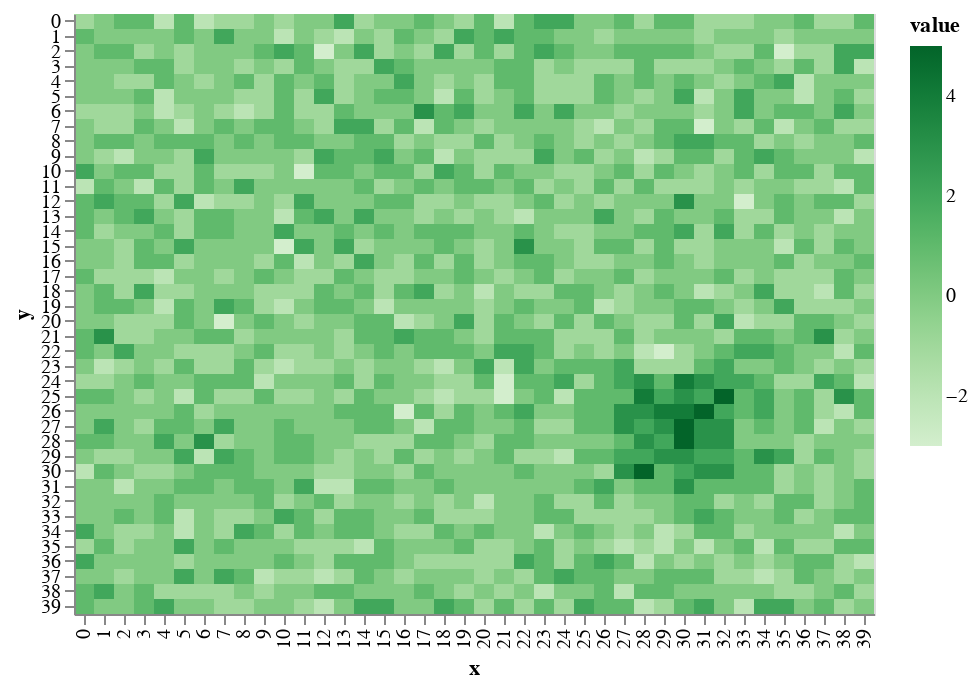

The code cell stored with this chart in its notebook:
### Markdown cell above
This makes a much more _natural_ looking mountain.

### Code cell
world.add_mountain(mdf)
draw.drawTerrainHeight(world.grid_elevation)

### Figure 1 — Vega-Lite specification as saved in the notebook (floating-point values rounded to 4 significant figures; data arrays with more than 128 entries replaced by an {"elided": "..."} marker saying what was removed)
{"$schema": "https://vega.github.io/schema/vega-lite/v2.6.0.json", "config": {"view": {"height": 300, "width": 400}}, "data": {"name": "data-996e6f68b37860b3bc821f9b6af5b82a"}, "datasets": {"data-996e6f68b37860b3bc821f9b6af5b82a": {"elided": "1600 records"}}, "encoding": {"color": {"field": "value", "scale": {"scheme": "greens"}, "type": "quantitative"}, "x": {"field": "x", "type": "ordinal"}, "y": {"field": "y", "type": "ordinal"}}, "mark": "rect"}
